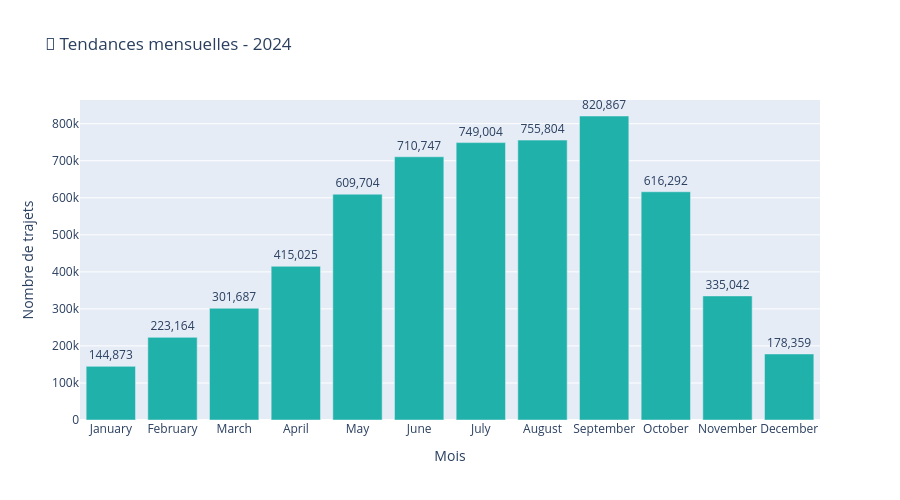

Source (notebook cell):
### Markdown cell above
### 2.4 Tendances mensuelles

### Code cell
# Agrégation mensuelle
monthly_usage = df_divvy.groupby(['month', 'month_name']).size().reset_index(name='trip_count')
monthly_usage = monthly_usage.sort_values('month')

# Visualisation
fig = go.Figure()

fig.add_trace(go.Bar(
    x=monthly_usage['month_name'],
    y=monthly_usage['trip_count'],
    marker_color='lightseagreen',
    text=monthly_usage['trip_count'],
    texttemplate='%{text:,.0f}',
    textposition='outside'
))

fig.update_layout(
    title='📆 Tendances mensuelles - 2024',
    xaxis_title='Mois',
    yaxis_title='Nombre de trajets',
    height=500,
    showlegend=False
)

fig.show()

# Stats saisonnières
print("\n🌡️  Mois le plus actif:", monthly_usage.loc[monthly_usage['trip_count'].idxmax(), 'month_name'])
print("❄️  Mois le moins actif:", monthly_usage.loc[monthly_usage['trip_count'].idxmin(), 'month_name'])

### Figure 1 — Plotly figure (JSON) as saved in the notebook; plotly's stock layout.template omitted (floating-point values rounded to 4 significant figures)
{"data": [{"marker": {"color": "lightseagreen"}, "text": [144900.0, 223200.0, 301700.0, 415000.0, 609700.0, 710700.0, 749000.0, 755800.0, 820900.0, 616300.0, 335000.0, 178400.0], "textposition": "outside", "texttemplate": "%{text:,.0f}", "type": "bar", "x": ["January", "February", "March", "April", "May", "June", "July", "August", "September", "October", "November", "December"], "y": [144873, 223164, 301687, 415025, 609704, 710747, 749004, 755804, 820867, 616292, 335042, 178359]}], "layout": {"height": 500, "showlegend": false, "title": {"text": "📆 Tendances mensuelles - 2024"}, "xaxis": {"title": {"text": "Mois"}}, "yaxis": {"title": {"text": "Nombre de trajets"}}}}
